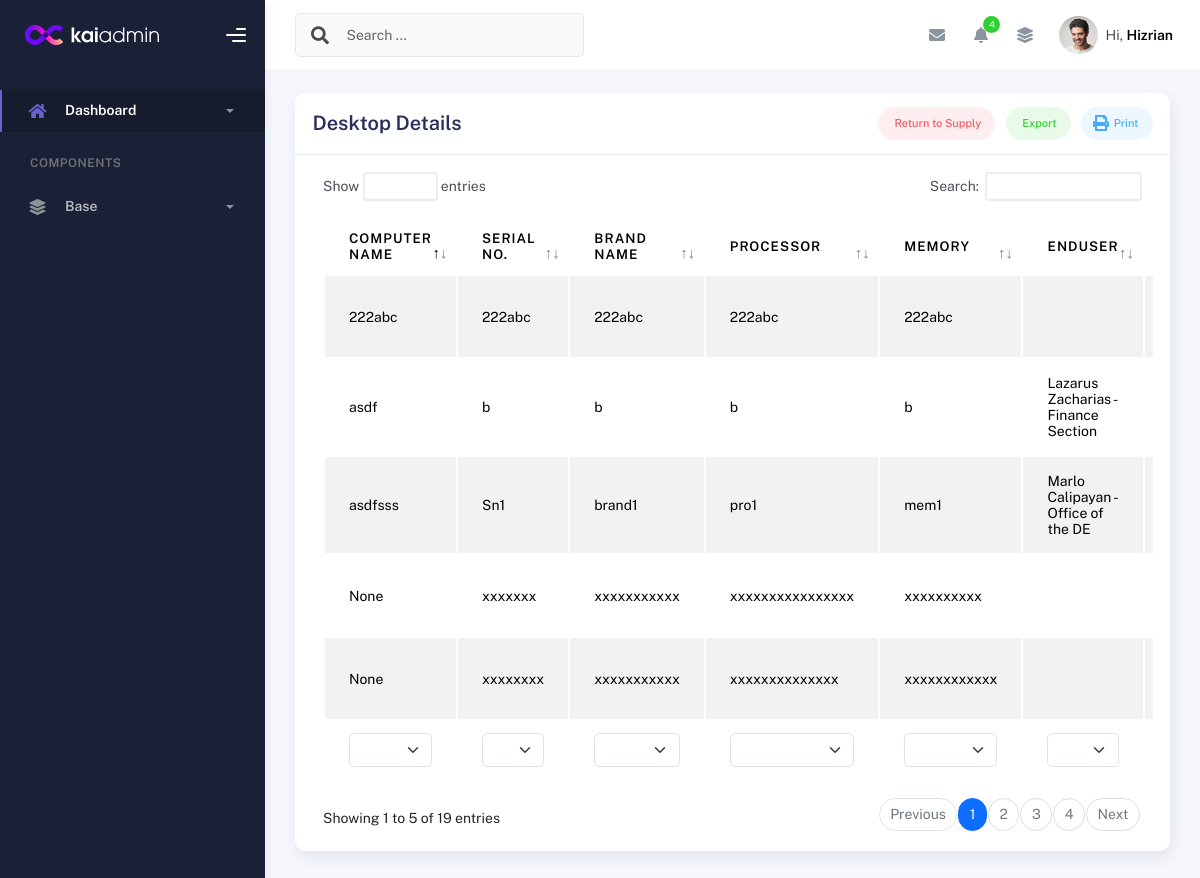
Page /desktop_details/ on the committed database.
### inventory/models.py (models this page shows, shortened)
class DesktopDetails(models.Model):
    id = models.IntegerField(primary_key=True)  # Allow manual assignment
    desktop_package = models.ForeignKey(Desktop_Package, related_name='desktop_details', on_delete=models.CASCADE)
    serial_no = models.CharField(max_length=255)
    computer_name = models.CharField(max_length=255, unique=True, null=True)
    brand_name = models.CharField(max_length=255)
    model = models.CharField(max_length=255, null=True)
    processor = models.CharField(max_length=33, null=True)
    memory = models.CharField(max_length=100, null=True)
    drive = models.CharField(max_length=332, null=True)
    asset_owner = models.CharField(max_length=255, null=True)
    desktop_Graphics = models.CharField(max_length=100, blank=True, null=True)
    desktop_Graphics_Size = models.CharField(max_length=100, blank=True, null=True)
    desktop_OS = models.CharField(max_length=100, blank=True, null=True)
    desktop_Office = models.CharField(max_length=100, blank=True, null=True)
    desktop_OS_keys = models.CharField(max_length=100, blank=True, null=True)
    desktop_Office_keys = models.CharField(max_length=100, blank=True, null=True)
    is_disposed = models.BooleanField(default=False)  # To indicate if the Desktop is disposed
    created_at = models.DateTimeField(default=timezone.now)  # Date when the desktop was added

class UserDetails(models.Model):
    id = models.AutoField(primary_key=True)
    desktop_package_db = models.ForeignKey("Desktop_Package", on_delete=models.CASCADE, null=True)
    user_Enduser = models.ForeignKey("Employee", on_delete=models.SET_NULL, null=True, blank=True, related_name='enduser_details')
    user_Assetowner = models.ForeignKey("Employee", on_delete=models.SET_NULL, null=True, blank=True, related_name='assetowner_details')
    created_at = models.DateTimeField(auto_now_add=True)

class Employee(models.Model):
    desktop_package = models.ForeignKey(Desktop_Package, on_delete=models.CASCADE, null=True)
    employee_fname = models.CharField(max_length=100, blank=True, null=True)
    employee_mname = models.CharField(max_length=100, blank=True, null=True)
    employee_lname = models.CharField(max_length=100, blank=True, null=True)
    employee_position = models.CharField(max_length=100, blank=True, null=True)
    employee_office = models.CharField(max_length=100, blank=True, null=True)
    employee_status = models.CharField(max_length=100, blank=True, null=True)
    def __str__(self):
        return f"{self.employee_fname} {self.employee_lname} - {self.employee_office}"

### inventory/views.py (the view)
# urls.py: path('desktop_details/', views.desktop_package_base, name='desktop_details'),  # URL pattern for desktop details
def desktop_package_base(request):
    desktop_details = DesktopDetails.objects.all()
    desktops_with_items = []
    for desktop in desktop_details:
        keyboards = KeyboardDetails.objects.filter(desktop_package=desktop.desktop_package, is_disposed=False)
        user = UserDetails.objects.filter(desktop_package_db=desktop.desktop_package)
        desktops_with_items.append({
            'desktop': desktop,
            'keyboards': keyboards,  # This can have multiple entries per desktop
            'user': user
        })
    return render(request, 'desktop_details.html', {
        'desktops_with_items': desktops_with_items,
    })

### templates/desktop_details.html (shortened to what this page needs)
{% extends 'base.html' %}
{% block content %}
<div class="container">
  <div class="page-inner">
    <div class="row">
      <div class="col-md-12">
        <div class="card">
          <div class="card-header">
            <div class="card-head-row">
              <h4 class="card-title">Desktop Details</h4>
              <div class="card-tools">
                <a href="#" class="btn btn-label-danger btn-round btn-sm me-2">
                  Return to Supply
                </a>
                <a href="#" class="btn btn-label-success btn-round btn-sm me-2">
                  Export
                </a>
                <a href="#" class="btn btn-label-info btn-round btn-sm">
                  Print
                </a>
              </div>
            </div>
          </div>
          <div class="card-body">
            <div class="table-responsive">
              <table id="multi-filter-select" class="display table table-striped table-hover">
                <thead>
                  <tr>
                    <th>Computer Name</th>
                    <th>Serial No.</th>
                    <th>Brand Name</th>
                    <th>Processor</th>
                    <th>Memory</th>
                    <th>Enduser</th>
                    <th>Asset Owner</th>
                  </tr>
                </thead>
                <tfoot>
                  <tr>
                    <th>Computer Name</th>
                    <th>Serial No.</th>
                    <th>Model</th>
                    <th>Processor</th>
                    <th>Memory</th>
                    <th>Enduser</th>
                    <th>Asset Owner</th>
                  </tr>
                </tfoot>
                <tbody>
                  <tr>{% for item in desktops_with_items %}
                    <td>{{ item.desktop.computer_name }}</td>
                    <td>{{ item.desktop.serial_no }}</td>
                    <td>{{ item.desktop.brand_name }}</td>
                    <td>{{ item.desktop.processor }}</td>
                    <td>{{ item.desktop.memory }}</td>
                    <td>
                      {% for userx in item.user %}
                          {{ userx.user_Enduser }}<br>
                      {% endfor %}
                  </td>
                    <td>
                      {% for userx in item.user %}
                          {{ userx.user_Asset_owner }}<br>
                      {% endfor %}
                  </td>
                  </tr>
                  {% endfor %}
                </tbody>
              </table>
            </div>
          </div>
        </div>
      </div>
    </div>
  </div>
</div>
{% endblock %}

### rows in the picture
DesktopDetails: desktop.computer_name "222abc", desktop.serial_no "222abc", desktop.brand_name "222abc", desktop.processor "222abc", desktop.memory "222abc"
DesktopDetails: desktop.computer_name "None", desktop.serial_no "xxxxxxx", desktop.brand_name "xxxxxxxxxxx", desktop.processor "xxxxxxxxxxxxxxxx", desktop.memory "xxxxxxxxxx"
DesktopDetails: desktop.computer_name "None", desktop.serial_no "xxxxxxxx", desktop.brand_name "xxxxxxxxxxx", desktop.processor "xxxxxxxxxxxxxx", desktop.memory "xxxxxxxxxxxx"
DesktopDetails: desktop.computer_name "asdf", desktop.serial_no "b", desktop.brand_name "b", desktop.processor "b", desktop.memory "b"
UserDetails: user_Enduser "Lazarus Zacharias - Finance Section"
DesktopDetails: desktop.computer_name "asdfsss", desktop.serial_no "Sn1", desktop.brand_name "brand1", desktop.processor "pro1", desktop.memory "mem1"
UserDetails: user_Enduser "Marlo Calipayan - Office of the DE"
